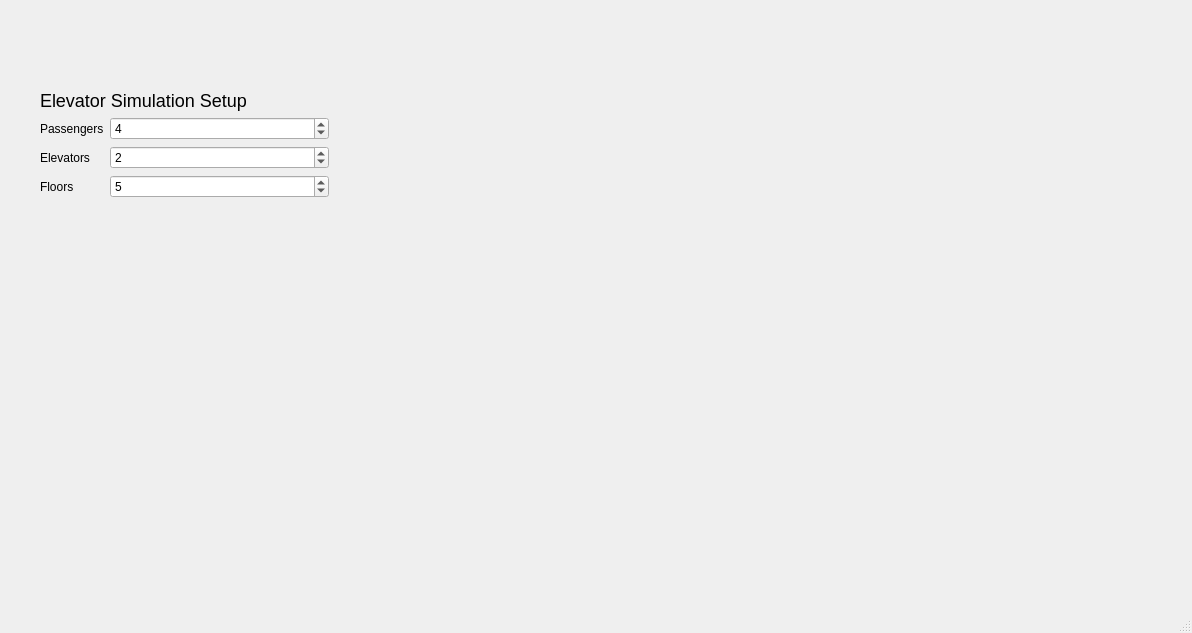
<?xml version="1.0" encoding="UTF-8"?>
<ui version="4.0">
 <class>MainWindow</class>
 <widget class="QMainWindow" name="MainWindow">
  <property name="geometry">
   <rect>
    <x>0</x>
    <y>0</y>
    <width>1192</width>
    <height>633</height>
   </rect>
  </property>
  <property name="windowTitle">
   <string>MainWindow</string>
  </property>
  <widget class="QWidget" name="centralwidget">
   <widget class="QWidget" name="formLayoutWidget">
    <property name="geometry">
     <rect>
      <x>40</x>
      <y>90</y>
      <width>289</width>
      <height>451</height>
     </rect>
    </property>
    <layout class="QFormLayout" name="formLayout">
     <item row="1" column="0">
      <widget class="QLabel" name="passengers_label">
       <property name="text">
        <string>Passengers</string>
       </property>
      </widget>
     </item>
     <item row="1" column="1">
      <widget class="QSpinBox" name="passengers_spinBox">
       <property name="value">
        <number>4</number>
       </property>
      </widget>
     </item>
     <item row="2" column="0">
      <widget class="QLabel" name="elevators_label">
       <property name="text">
        <string>Elevators</string>
       </property>
      </widget>
     </item>
     <item row="2" column="1">
      <widget class="QSpinBox" name="elevators_spinBox">
       <property name="value">
        <number>2</number>
       </property>
      </widget>
     </item>
     <item row="3" column="0">
      <widget class="QLabel" name="floors_label">
       <property name="text">
        <string>Floors</string>
       </property>
      </widget>
     </item>
     <item row="3" column="1">
      <widget class="QSpinBox" name="floors_spinBox">
       <property name="value">
        <number>5</number>
       </property>
      </widget>
     </item>
     <item row="0" column="0" colspan="2">
      <widget class="QLabel" name="simulation_setup_label">
       <property name="styleSheet">
        <string notr="true">font-size: 18px;</string>
       </property>
       <property name="text">
        <string>Elevator Simulation Setup</string>
       </property>
      </widget>
     </item>
    </layout>
   </widget>
  </widget>
  <widget class="QMenuBar" name="menubar">
   <property name="geometry">
    <rect>
     <x>0</x>
     <y>0</y>
     <width>1192</width>
     <height>22</height>
    </rect>
   </property>
  </widget>
  <widget class="QStatusBar" name="statusbar"/>
 </widget>
 <resources/>
 <connections/>
</ui>
